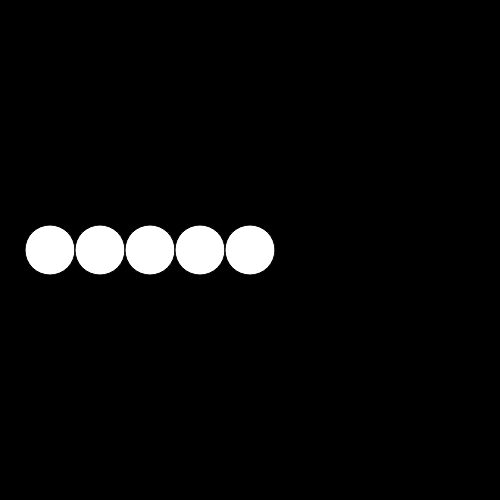
Frame 1 (no input)
Frame 60 (no input): identical to frame 1, image omitted
Frame 120 (the mouse pressed at the canvas centre since frame 60): identical to frame 1, image omitted

The p5.js sketch that drew this single still picture (run headless with seeded random() and noise() and a simulated clock; from frame 60 on, the mouse is pressed at the canvas centre):

// p5.js sketch
// ── sketch.js
function setup() {
  createCanvas(500, 500);
}

function draw() {
  background(0);
  
  
  // we can make 5 ellipses the following way
  // but it's pretty tedious
  /*
  ellipse(50, 250, 50, 50);
  ellipse(100, 250, 50, 50);
  ellipse(150, 250, 50, 50);
  ellipse(200, 250, 50, 50);
  ellipse(250, 250, 50, 50);
  */
  
  // it would be better to do this using a "for loop"
  // a loop is structured as follows:
  // for ( initialization statement, termination statement, iteration statement)
  // the first statement a counter variable... often we use "i" but you can name it
  // anything you want.
  // the third statement runs at the end of each instance of the loop --
  // almost always we increment the counter, "i++".
  // this means the variable i counts: 0, 1, 2, 3, 4
  // the for loop will continue to loop as long as the middle statement
  // (the termination statement) is true.
  // so once i has been incremented to 5, the statement i < 5 (5 < 5) is
  // no longer true, and the loop terminates, and the code continues to after 
  
  for (var i = 0; i < 5; i++) {
    ellipse(50 + 50 * i, 250, 50, 50);
  }
  // the first time the loop runs, i is 0, so the first argument is 50
  // second time, i is 1, so first argument is 100, and so on
  
  
  // most of the time, a for loop just looks like:
  // for (var i = 0; i < numberOfTimesToRun; i++)
}
